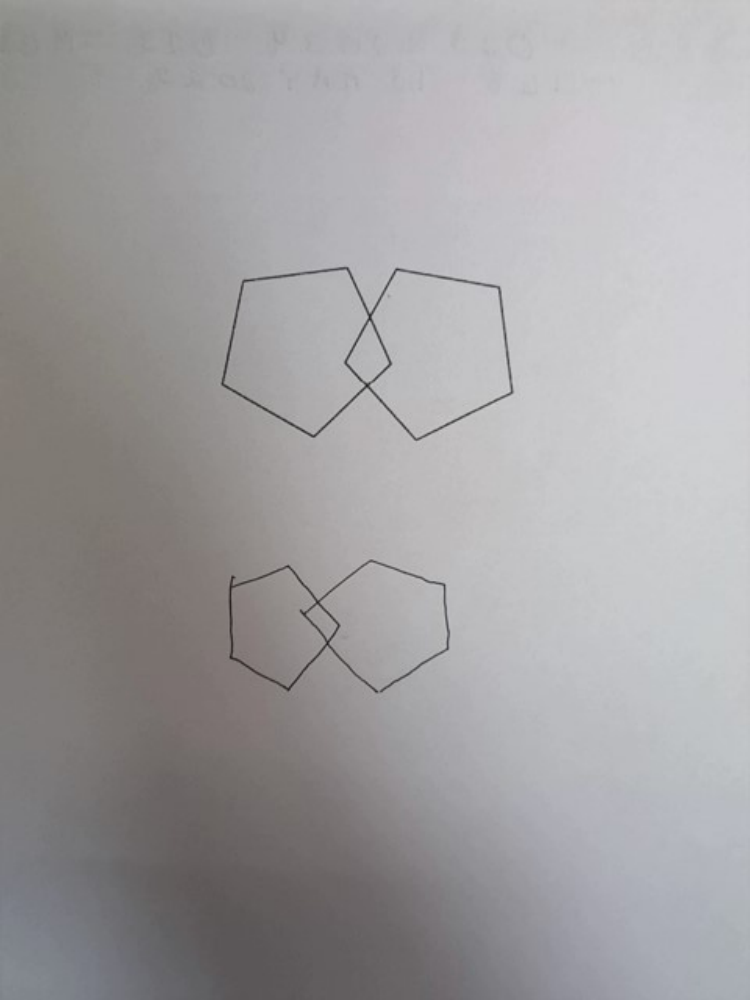
#> input picture pct/dataset/samples/0ECFA35F-87BC-4189-8AF8-08DD8B834DD4_Week_168_Visit_PACC_-_Version_A_MMSEdrawing_page1.png, 750 x 1000 px, found by its file name
$ python adaptive_binarization_tuner.py
#> lines starting #> are read from the running program, lines starting #| are printed output that depends on the picture; after the words box and inside, x2 and y2 are one past the last pixel; in counts of white or black regions, pixels touching at a corner belong together
import cv2
import numpy as np

def nothing(x):
    pass

# Load the image
# NOTE: Using the uploaded file 'test.png' for accessibility in this environment
img = cv2.imread('dataset/samples/0ECFA35F-87BC-4189-8AF8-08DD8B834DD4_Week_168_Visit_PACC_-_Version_A_MMSEdrawing_page1.png')
#> img is the input picture: shape (1000, 750, 3); mean B, G, R 161.8, 160.2, 161.9

if img is None:
    print("Error: Image not loaded. Check file path 'test.png'.")
    exit()

# Resize image to fit window
scale_percent = 50  # 50% of original size
width = int(img.shape[1] * scale_percent / 100)
#> width = 375
height = int(img.shape[0] * scale_percent / 100)
#> height = 500
dim = (width, height)
#> dim = (375, 500)
img = cv2.resize(img, dim, interpolation=cv2.INTER_AREA)
#> img: shape (500, 375, 3)

# Convert to grayscale once
gray = cv2.cvtColor(img, cv2.COLOR_BGR2GRAY)

# Create a resizable window and rename it for Adaptive Thresholding
cv2.namedWindow('Adaptive Threshold Tuner', cv2.WINDOW_NORMAL)

# --- CORRECTED TRACKBARS FOR ADAPTIVE THRESHOLDING ---

# 1. Block Size (Must be odd, controls local neighborhood size)
cv2.createTrackbar('Block Size', 'Adaptive Threshold Tuner', 41, 101, nothing)
# 2. C Value (Constant subtracted from mean)
#    Using a range that includes negative values for flexible tuning.
cv2.createTrackbar('C Value', 'Adaptive Threshold Tuner', 5, 50, nothing)
cv2.createTrackbar('C Negative', 'Adaptive Threshold Tuner', 0, 1, nothing) # Switch for negative C
cv2.createTrackbar('Kernel Size', 'Adaptive Threshold Tuner', 0, 100, nothing)

# --------------------------------------------------------

while True:
    # Get trackbar positions
    block_size = cv2.getTrackbarPos('Block Size', 'Adaptive Threshold Tuner')
    c_val_mag = cv2.getTrackbarPos('C Value', 'Adaptive Threshold Tuner')
    c_neg_switch = cv2.getTrackbarPos('C Negative', 'Adaptive Threshold Tuner')
    ksize = cv2.getTrackbarPos('Kernel Size', 'Adaptive Threshold Tuner')

    # 1. Sanitize Block Size (Must be odd and >= 3)
    if block_size % 2 == 0:
        block_size += 1
    if block_size < 3:
        block_size = 3

    # 2. Apply C Sign
    c_value = c_val_mag * (-1 if c_neg_switch == 1 else 1)

    # --- Adaptive Mean Thresholding ---

    # ADAPTIVE_THRESH_MEAN_C: Threshold is the mean of the block_size neighborhood minus C_value.
    thresh_mean = cv2.adaptiveThreshold(
        gray,
        255,
        cv2.ADAPTIVE_THRESH_MEAN_C,
        cv2.THRESH_BINARY_INV,
        block_size,
        c_value
    )
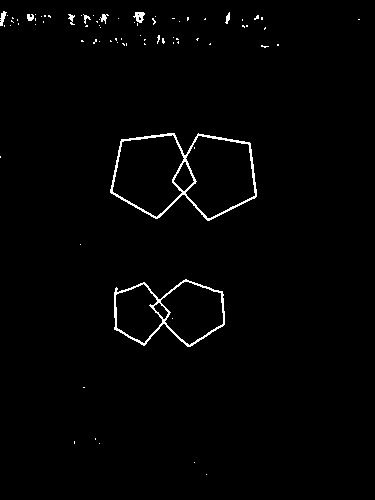
#> thresh_mean: shape (500, 375); 1.4% white in thin lines or dots, all inside (x1, y1, x2, y2) = (0, 11, 360, 475)

    kernel = np.ones((ksize, ksize), np.uint8)
    # Apply the morphological opening operation
    cleaned_binary_img = cv2.morphologyEx(thresh_mean, cv2.MORPH_OPEN, kernel)
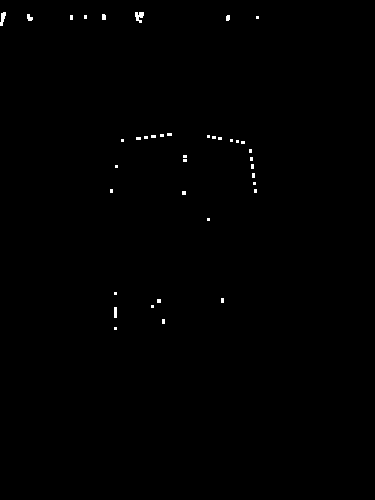
#> cleaned_binary_img: shape (500, 375); 0.33% white; 39 white regions (33 under 20 px), largest, box (x1, y1, x2, y2) and area: (135, 12, 144, 23) 65, (0, 12, 6, 26) 51, (114, 307, 117, 318) 33, (27, 14, 33, 21) 30, (102, 14, 106, 20) 23, (226, 15, 230, 21) 22

    # Display the result
    cv2.imshow('Adaptive Threshold Tuner', cleaned_binary_img)

    if cv2.waitKey(1) & 0xFF == 27:  # ESC key
#> (key Esc is pressed here)
        break

cv2.destroyAllWindows()

$ run again, with pct/dataset/samples/3958C7C5-417F-4D7A-24E6-08DD6B7CB098_Week_48_Visit_PACC_-_Version_A_MMSEdrawing_page1.png copied over pct/dataset/samples/0ECFA35F-87BC-4189-8AF8-08DD8B834DD4_Week_168_Visit_PACC_-_Version_A_MMSEdrawing_page1.png
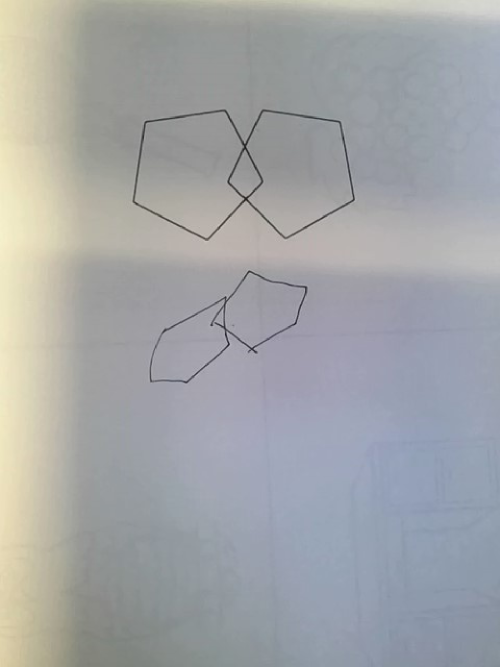
#> input picture pct/dataset/samples/3958C7C5-417F-4D7A-24E6-08DD6B7CB098_Week_48_Visit_PACC_-_Version_A_MMSEdrawing_page1.png, 1000 x 1334 px, found by its file name (shown at 1/2 size)
#> img is the input picture: shape (1334, 1000, 3); mean B, G, R 167.3, 165.1, 163
#> img: shape (667, 500, 3)
#> `thresh_mean = cv2.adaptiveThreshold( gray, 255, cv2.ADAPTIVE_THRESH_ME..`:
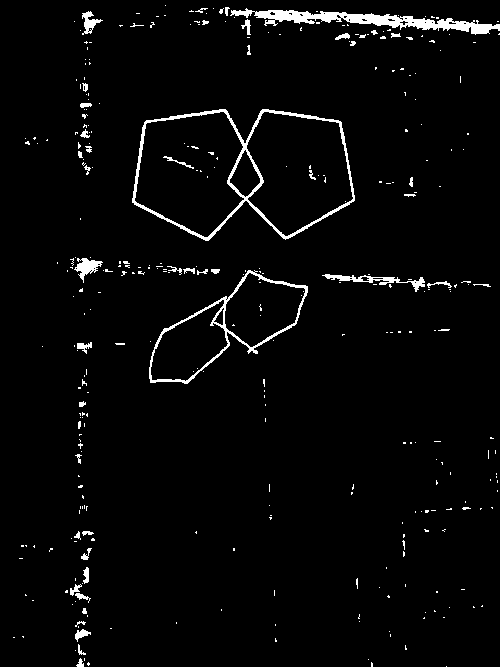
#> thresh_mean: shape (667, 500); 3% white; 344 white regions (297 under 20 px), largest, box (x1, y1, x2, y2) and area: (132, 109, 355, 241) 2378, (230, 8, 500, 35) 2337, (149, 270, 308, 384) 1375
#> `cleaned_binary_img = cv2.morphologyEx(thresh_mean, cv2.MORPH_OPEN, ker..`:
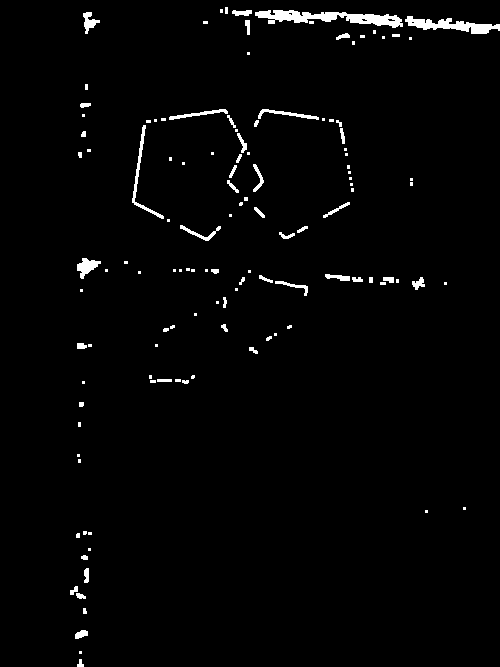
#> cleaned_binary_img: shape (667, 500); 1.9% white; 125 white regions (71 under 20 px), largest, box (x1, y1, x2, y2) and area: (255, 10, 403, 28) 1260, (405, 16, 500, 34) 771, (132, 125, 164, 219) 354

$ run again, with pct/dataset/samples/48964A27-FA15-4688-6CE4-08DD81123178_Week_48_Visit_PACC_-_Version_A_MMSEdrawing_page1.png copied over pct/dataset/samples/0ECFA35F-87BC-4189-8AF8-08DD8B834DD4_Week_168_Visit_PACC_-_Version_A_MMSEdrawing_page1.png
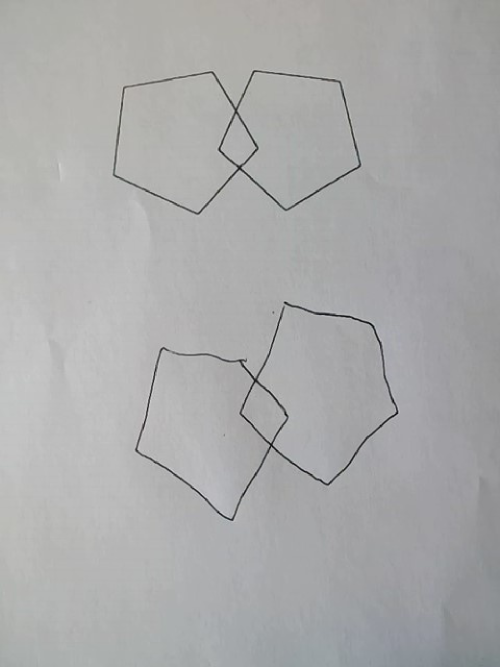
#> input picture pct/dataset/samples/48964A27-FA15-4688-6CE4-08DD81123178_Week_48_Visit_PACC_-_Version_A_MMSEdrawing_page1.png, 1000 x 1334 px, found by its file name (shown at 1/2 size)
#> img is the input picture: shape (1334, 1000, 3); mean B, G, R 170.9, 170.6, 170.3
#> img: shape (667, 500, 3)
#> `thresh_mean = cv2.adaptiveThreshold( gray, 255, cv2.ADAPTIVE_THRESH_ME..`:
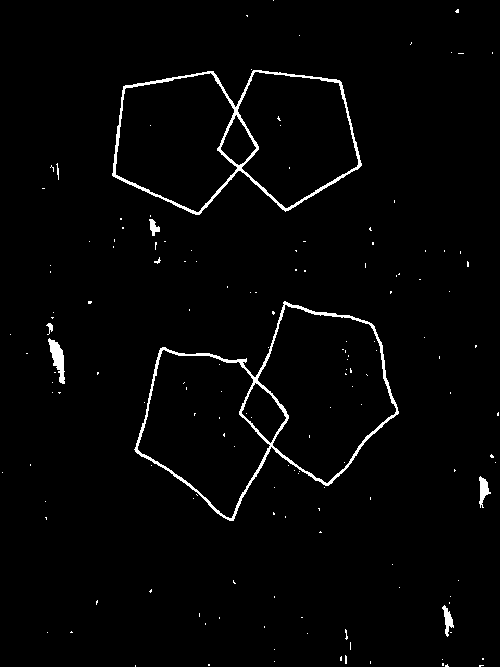
#> thresh_mean: shape (667, 500); 2% white; 155 white regions (146 under 20 px), largest, box (x1, y1, x2, y2) and area: (134, 301, 399, 521) 2868, (112, 70, 362, 215) 2493, (48, 338, 65, 384) 379
#> `cleaned_binary_img = cv2.morphologyEx(thresh_mean, cv2.MORPH_OPEN, ker..`:
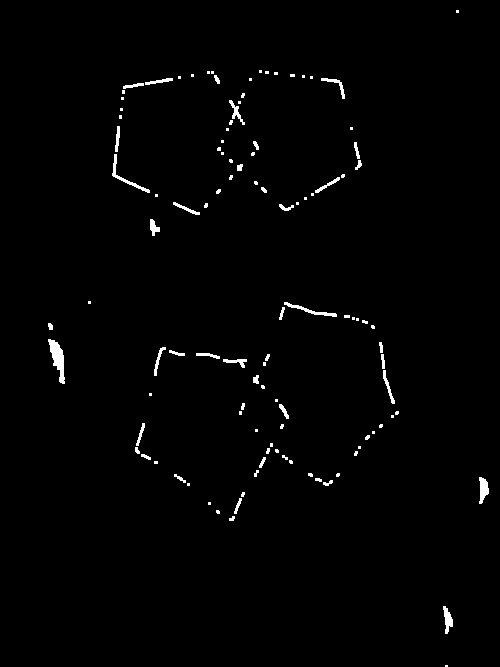
#> cleaned_binary_img: shape (667, 500); 1.2% white; 111 white regions (68 under 20 px), largest, box (x1, y1, x2, y2) and area: (48, 339, 65, 384) 372, (112, 154, 150, 193) 193, (284, 302, 337, 317) 178

$ run again, with pct/dataset/samples/59D226E1-AA4E-4D07-69EE-08DD81123178_Week_72_Visit_PACC_-_Version_B_MMSEdrawing_page1.png copied over pct/dataset/samples/0ECFA35F-87BC-4189-8AF8-08DD8B834DD4_Week_168_Visit_PACC_-_Version_A_MMSEdrawing_page1.png
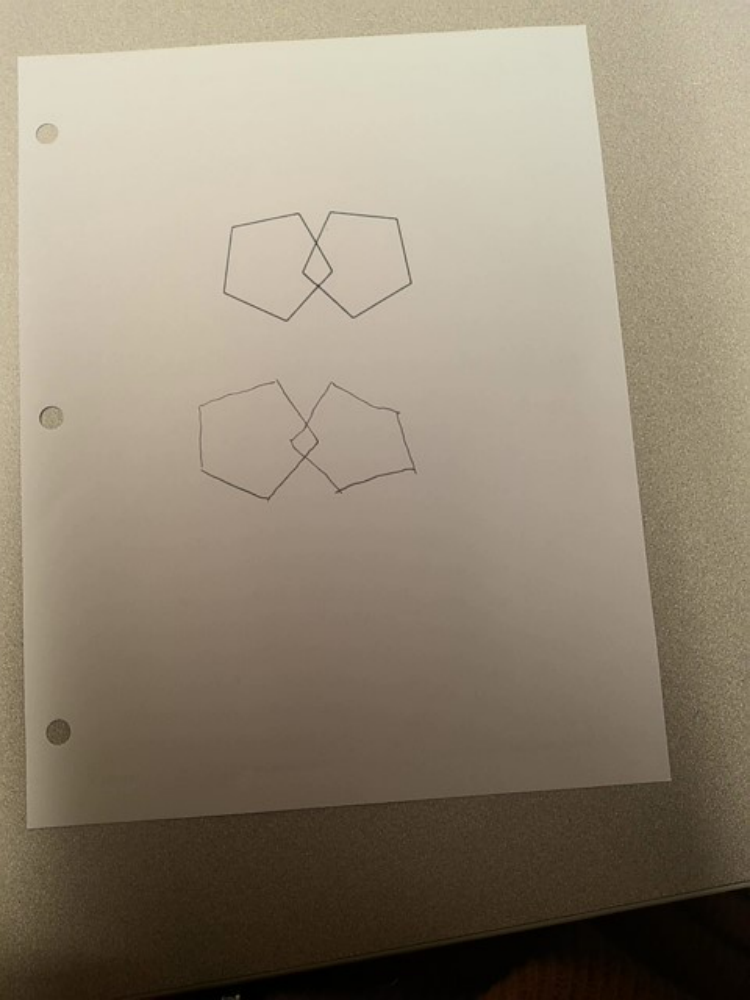
#> input picture pct/dataset/samples/59D226E1-AA4E-4D07-69EE-08DD81123178_Week_72_Visit_PACC_-_Version_B_MMSEdrawing_page1.png, 750 x 1000 px, found by its file name
#> img is the input picture: shape (1000, 750, 3); mean B, G, R 116.5, 134.7, 146.3
#> img: shape (500, 375, 3)
#> `thresh_mean = cv2.adaptiveThreshold( gray, 255, cv2.ADAPTIVE_THRESH_ME..`:
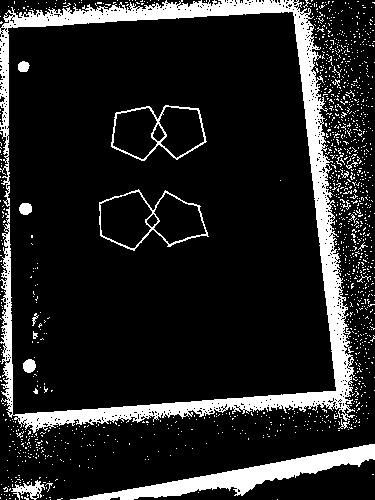
#> thresh_mean: shape (500, 375); 14.2% white; 1299 white regions (1280 under 20 px), largest, box (x1, y1, x2, y2) and area: (0, 0, 355, 433) 16995, (70, 444, 375, 500) 4280, (111, 105, 207, 161) 654
#> `cleaned_binary_img = cv2.morphologyEx(thresh_mean, cv2.MORPH_OPEN, ker..`:
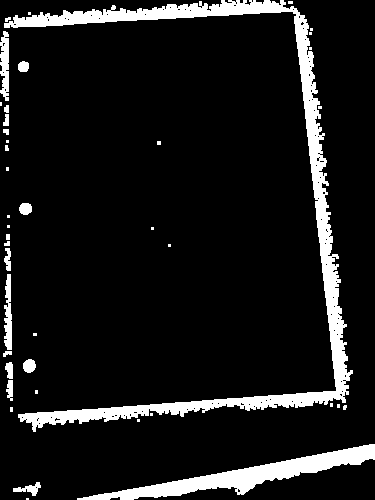
#> cleaned_binary_img: shape (500, 375); 9.9% white; 42 white regions (23 under 20 px), largest, box (x1, y1, x2, y2) and area: (4, 0, 353, 432) 12010, (77, 444, 375, 500) 4243, (0, 31, 9, 101) 479
